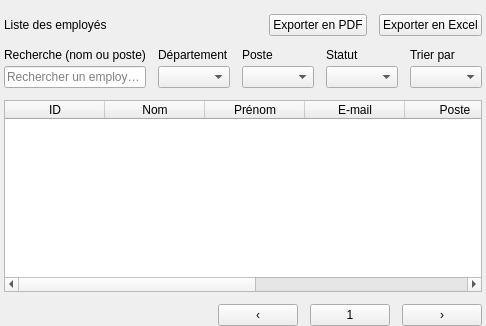
                 <widget class="QWidget" name="ongletListe">
                  <attribute name="title">
                   <string>📋  Liste des employés</string>
                  </attribute>
                  <layout class="QVBoxLayout" name="dispositionListe" stretch="0,0,1,0">
                   <property name="spacing">
                    <number>12</number>
                   </property>
                   <property name="leftMargin">
                    <number>4</number>
                   </property>
                   <property name="topMargin">
                    <number>14</number>
                   </property>
                   <property name="rightMargin">
                    <number>4</number>
                   </property>
                   <property name="bottomMargin">
                    <number>0</number>
                   </property>
                   <item>
                    <layout class="QHBoxLayout" name="enteteListe">
                     <item>
                      <widget class="QLabel" name="titreListe">
                       <property name="texte" stdset="0">
                        <string notr="true">h2</string>
                       </property>
                       <property name="text">
                        <string>Liste des employés</string>
                       </property>
                      </widget>
                     </item>
                     <item>
                      <spacer name="ressortListe">
                       <property name="orientation">
                        <enum>Qt::Horizontal</enum>
                       </property>
                       <property name="sizeHint" stdset="0">
                        <size>
                         <width>40</width>
                         <height>20</height>
                        </size>
                       </property>
                      </spacer>
                     </item>
                     <item>
                      <widget class="QPushButton" name="boutonPdf">
                       <property name="cursor">
                        <cursorShape>PointingHandCursor</cursorShape>
                       </property>
                       <property name="text">
                        <string>Exporter en PDF</string>
                       </property>
                       <property name="variante" stdset="0">
                        <string notr="true">contour</string>
                       </property>
                      </widget>
                     </item>
                     <item>
                      <widget class="QPushButton" name="boutonExcel">
                       <property name="cursor">
                        <cursorShape>PointingHandCursor</cursorShape>
                       </property>
                       <property name="text">
                        <string>Exporter en Excel</string>
                       </property>
                       <property name="variante" stdset="0">
                        <string notr="true">contour</string>
                       </property>
                      </widget>
                     </item>
                    </layout>
                   </item>
                   <item>
                    <layout class="QGridLayout" name="outilsListe" columnstretch="3,2,2,2,2">
                     <property name="horizontalSpacing">
                      <number>12</number>
                     </property>
                     <property name="verticalSpacing">
                      <number>4</number>
                     </property>
                     <item row="0" column="0">
                      <widget class="QLabel" name="libelleRecherche">
                       <property name="texte" stdset="0">
                        <string notr="true">petit</string>
                       </property>
                       <property name="text">
                        <string>Recherche (nom ou poste)</string>
                       </property>
                      </widget>
                     </item>
                     <item row="0" column="1">
                      <widget class="QLabel" name="libelleFiltreDepartement">
                       <property name="texte" stdset="0">
                        <string notr="true">petit</string>
                       </property>
                       <property name="text">
                        <string>Département</string>
                       </property>
                      </widget>
                     </item>
                     <item row="0" column="2">
                      <widget class="QLabel" name="libelleFiltrePoste">
                       <property name="texte" stdset="0">
                        <string notr="true">petit</string>
                       </property>
                       <property name="text">
                        <string>Poste</string>
                       </property>
                      </widget>
                     </item>
                     <item row="0" column="3">
                      <widget class="QLabel" name="libelleFiltreStatut">
                       <property name="texte" stdset="0">
                        <string notr="true">petit</string>
                       </property>
                       <property name="text">
                        <string>Statut</string>
                       </property>
                      </widget>
                     </item>
                     <item row="0" column="4">
                      <widget class="QLabel" name="libelleTri">
                       <property name="texte" stdset="0">
                        <string notr="true">petit</string>
                       </property>
                       <property name="text">
                        <string>Trier par</string>
                       </property>
                      </widget>
                     </item>
                     <item row="1" column="0">
                      <widget class="QLineEdit" name="recherche">
                       <property name="placeholderText">
                        <string>Rechercher un employé…</string>
                       </property>
                       <property name="clearButtonEnabled">
                        <bool>true</bool>
                       </property>
                      </widget>
                     </item>
                     <item row="1" column="1">
                      <widget class="QComboBox" name="filtreDepartement"/>
                     </item>
                     <item row="1" column="2">
                      <widget class="QComboBox" name="filtrePoste"/>
                     </item>
                     <item row="1" column="3">
                      <widget class="QComboBox" name="filtreStatut"/>
                     </item>
                     <item row="1" column="4">
                      <widget class="QComboBox" name="triCombo"/>
                     </item>
                    </layout>
                   </item>
                   <item>
                    <widget class="QTableWidget" name="tableEmployes">
                     <property name="editTriggers">
                      <set>QAbstractItemView::NoEditTriggers</set>
                     </property>
                     <property name="selectionMode">
                      <enum>QAbstractItemView::SingleSelection</enum>
                     </property>
                     <property name="selectionBehavior">
                      <enum>QAbstractItemView::SelectRows</enum>
                     </property>
                     <property name="verticalScrollMode">
                      <enum>QAbstractItemView::ScrollPerPixel</enum>
                     </property>
                     <property name="horizontalScrollMode">
                      <enum>QAbstractItemView::ScrollPerPixel</enum>
                     </property>
                     <property name="showGrid">
                      <bool>false</bool>
                     </property>
                     <property name="wordWrap">
                      <bool>false</bool>
                     </property>
                     <attribute name="horizontalHeaderMinimumSectionSize">
                      <number>50</number>
                     </attribute>
                     <attribute name="horizontalHeaderHighlightSections">
                      <bool>false</bool>
                     </attribute>
                     <attribute name="verticalHeaderVisible">
                      <bool>false</bool>
                     </attribute>
                     <attribute name="verticalHeaderDefaultSectionSize">
                      <number>46</number>
                     </attribute>
                     <column>
                      <property name="text">
                       <string>ID</string>
                      </property>
                     </column>
                     <column>
                      <property name="text">
                       <string>Nom</string>
                      </property>
                     </column>
                     <column>
                      <property name="text">
                       <string>Prénom</string>
                      </property>
                     </column>
                     <column>
                      <property name="text">
                       <string>E-mail</string>
                      </property>
                     </column>
                     <column>
                      <property name="text">
                       <string>Poste</string>
                      </property>
                     </column>
                     <column>
                      <property name="text">
                       <string>Département</string>
                      </property>
                     </column>
                     <column>
                      <property name="text">
                       <string>Embauche</string>
                      </property>
                     </column>
                     <column>
                      <property name="text">
                       <string>Statut</string>
                      </property>
                     </column>
                     <column>
                      <property name="text">
                       <string>Actions</string>
                      </property>
                     </column>
                    </widget>
                   </item>
                   <item>
                    <layout class="QHBoxLayout" name="piedDePage">
                     <item>
                      <widget class="QLabel" name="piedListe">
                       <property name="texte" stdset="0">
                        <string notr="true">discret</string>
                       </property>
                       <property name="text">
                        <string/>
                       </property>
                      </widget>
                     </item>
                     <item>
                      <spacer name="ressortPied">
                       <property name="orientation">
                        <enum>Qt::Horizontal</enum>
                       </property>
                       <property name="sizeHint" stdset="0">
                        <size>
                         <width>40</width>
                         <height>20</height>
                        </size>
                       </property>
                      </spacer>
                     </item>
                     <item>
                      <widget class="QPushButton" name="pagePrecedente">
                       <property name="cursor">
                        <cursorShape>PointingHandCursor</cursorShape>
                       </property>
                       <property name="toolTip">
                        <string>Page précédente</string>
                       </property>
                       <property name="text">
                        <string>‹</string>
                       </property>
                       <property name="variante" stdset="0">
                        <string notr="true">page</string>
                       </property>
                      </widget>
                     </item>
                     <item>
                      <widget class="QPushButton" name="pageCourante">
                       <property name="cursor">
                        <cursorShape>PointingHandCursor</cursorShape>
                       </property>
                       <property name="text">
                        <string>1</string>
                       </property>
                       <property name="variante" stdset="0">
                        <string notr="true">pageActive</string>
                       </property>
                      </widget>
                     </item>
                     <item>
                      <widget class="QPushButton" name="pageSuivante">
                       <property name="cursor">
                        <cursorShape>PointingHandCursor</cursorShape>
                       </property>
                       <property name="toolTip">
                        <string>Page suivante</string>
                       </property>
                       <property name="text">
                        <string>›</string>
                       </property>
                       <property name="variante" stdset="0">
                        <string notr="true">page</string>
                       </property>
                      </widget>
                     </item>
                    </layout>
                   </item>
                  </layout>
                 </widget>
